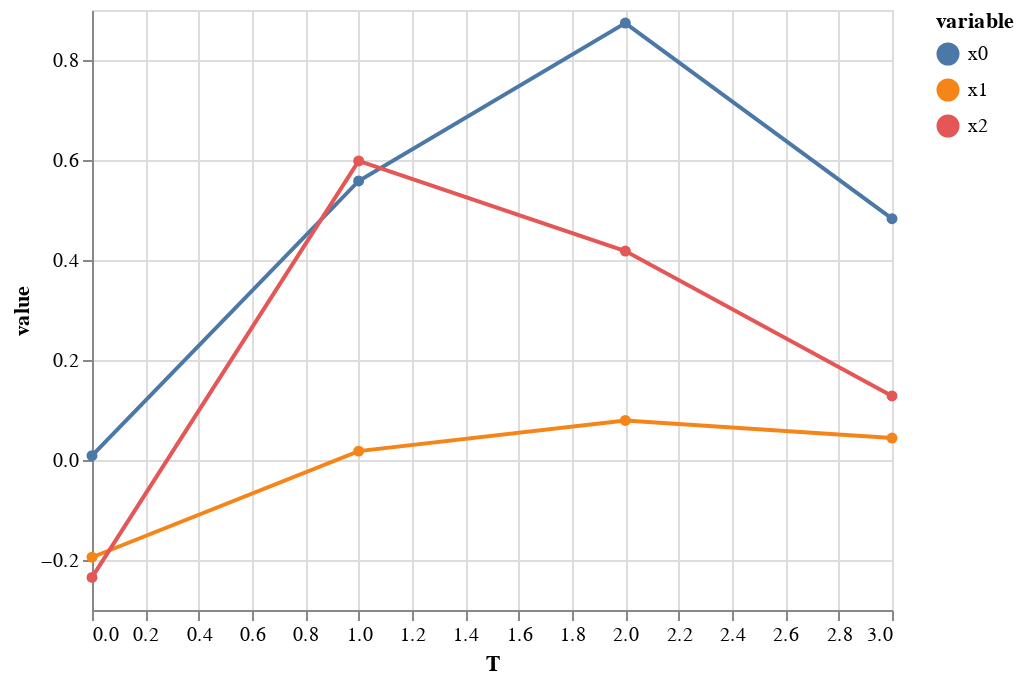

The notebook cell saved with this chart:
### Code cell
alt.Chart(fd.as_df(miss=True)).mark_line(point=True).encode(
    x = "T",
    y = "value",
    color = "variable"
)

### Figure 1 — Vega-Lite specification as saved in the notebook (floating-point values rounded to 4 significant figures)
{"config": {"view": {"continuousWidth": 400, "continuousHeight": 300}}, "data": {"name": "data-dfe2d697cbbae35366b980c78246a319"}, "mark": {"type": "line", "point": true}, "encoding": {"color": {"field": "variable", "type": "nominal"}, "x": {"field": "T", "type": "quantitative"}, "y": {"field": "value", "type": "quantitative"}}, "$schema": "https://vega.github.io/schema/vega-lite/v4.17.0.json", "datasets": {"data-dfe2d697cbbae35366b980c78246a319": [{"T": 0, "variable": "x0", "value": 0.008676}, {"T": 1, "variable": "x0", "value": 0.558}, {"T": 2, "variable": "x0", "value": 0.8738}, {"T": 3, "variable": "x0", "value": 0.4825}, {"T": 0, "variable": "x1", "value": -0.1945}, {"T": 1, "variable": "x1", "value": 0.01778}, {"T": 2, "variable": "x1", "value": 0.07903}, {"T": 3, "variable": "x1", "value": 0.04383}, {"T": 0, "variable": "x2", "value": -0.2348}, {"T": 1, "variable": "x2", "value": 0.5981}, {"T": 2, "variable": "x2", "value": 0.4178}, {"T": 3, "variable": "x2", "value": 0.1281}]}}
